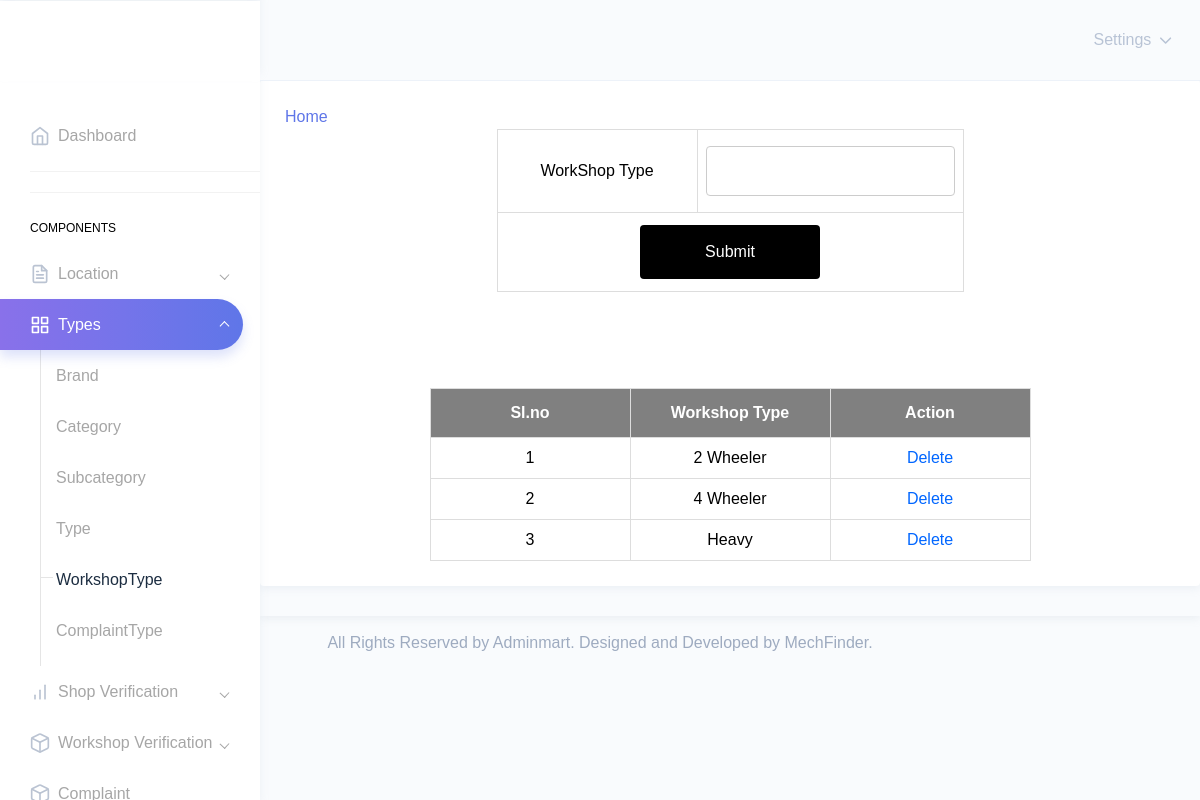
/Admin/WorkshopType.php, run on the app's committed database.
### tables this page shows
CREATE TABLE `tbl_workshoptype` (
  `workshoptype_id` int(11) NOT NULL,
  `workshoptype_name` varchar(50) NOT NULL
);

### Admin/WorkshopType.php (the view, shortened to what this page needs)
<?php
include("../Assets/Connection/Connection.php");
include("Head.php");
						?>
<!DOCTYPE html PUBLIC "-//W3C//DTD XHTML 1.0 Transitional//EN" "http://www.w3.org/TR/xhtml1/DTD/xhtml1-transitional.dtd">
<html xmlns="http://www.w3.org/1999/xhtml">
<head>
</head>
<body>
<a href="HomePage.php">Home</a>
<div id="tab" align="center">
<form id="form1" name="form1" method="post" action="">
  <table  border="1" cellpadding="5" align="center">
    <tr align="center">
      <td>WorkShop Type</td>
      <td><input type="text" name="txtwst" id="txtwst" required="required" autocomplete="off"/></td>
    </tr>
    <tr align="center">
      <td colspan="2"><div align="center">
        <input type="submit" name="btnsave" id="btnsave" value="Submit" />
      </div></td>
    </tr>
  </table>
  <br /> <br /> <br />
  <br />
   <table border="1"al align="center"cellpadding="5">
    <tr align="center">
      <th>Sl.no</th>
      <th>Workshop Type</th>
      <th colspan="2"><div align="center">Action</div></th>
    </tr>
<?php
$i=0;
$selqry = "select * from tbl_workshoptype";
$result=$conn->query($selqry);
while($row = $result->fetch_assoc())
{
	$i++;
?>
		<tr align="center">
        	<td>
            <?php echo $i;?>
            </td>
            <td>
            <?php echo $row["workshoptype_name"];?>
            </td>
       		<td width="132"colspan="2"align="center">
        <a href="WorkshopType.php?del=<?php echo $row["workshoptype_id"];?>">Delete</a></td></tr>
        <?php
}
?>
  </table>
</form>
</div>
</body>
<?php
include("Foot.php");
?>
</html>

### Assets/Templates/form.css (style rules this page uses)
#tab { font-family: "Trebuchet MS", Arial, Helvetica, sans-serif; border-collapse: collapse; width: 100%; }
#tab td, #tab th { border: 1px solid #ddd; padding: 8px; color: black; text-align:center; min-width:200px; }
#tab a { color:#06F; }
#tab th { padding-top: 12px; padding-bottom: 12px; text-align:center; background-color: gray; color: white; alignment-adjust:central; }
input[type=text],[type=password],[type=email],[type=date], select { width: 100%; padding: 12px 20px; margin: 8px 0; display: inline-block; border: 1px solid #ccc; border-radius: 4px; box-sizing: border-box; }
input[type=submit] { width: 40%; background-color: black; color: white; padding: 15px; margin: 4px 0; border: none; border-radius: 4px; cursor: pointer; }

### data on the page
tbl_workshoptype: workshoptype_name "2 Wheeler"
tbl_workshoptype: workshoptype_name "4 Wheeler"
tbl_workshoptype: workshoptype_name "Heavy"
